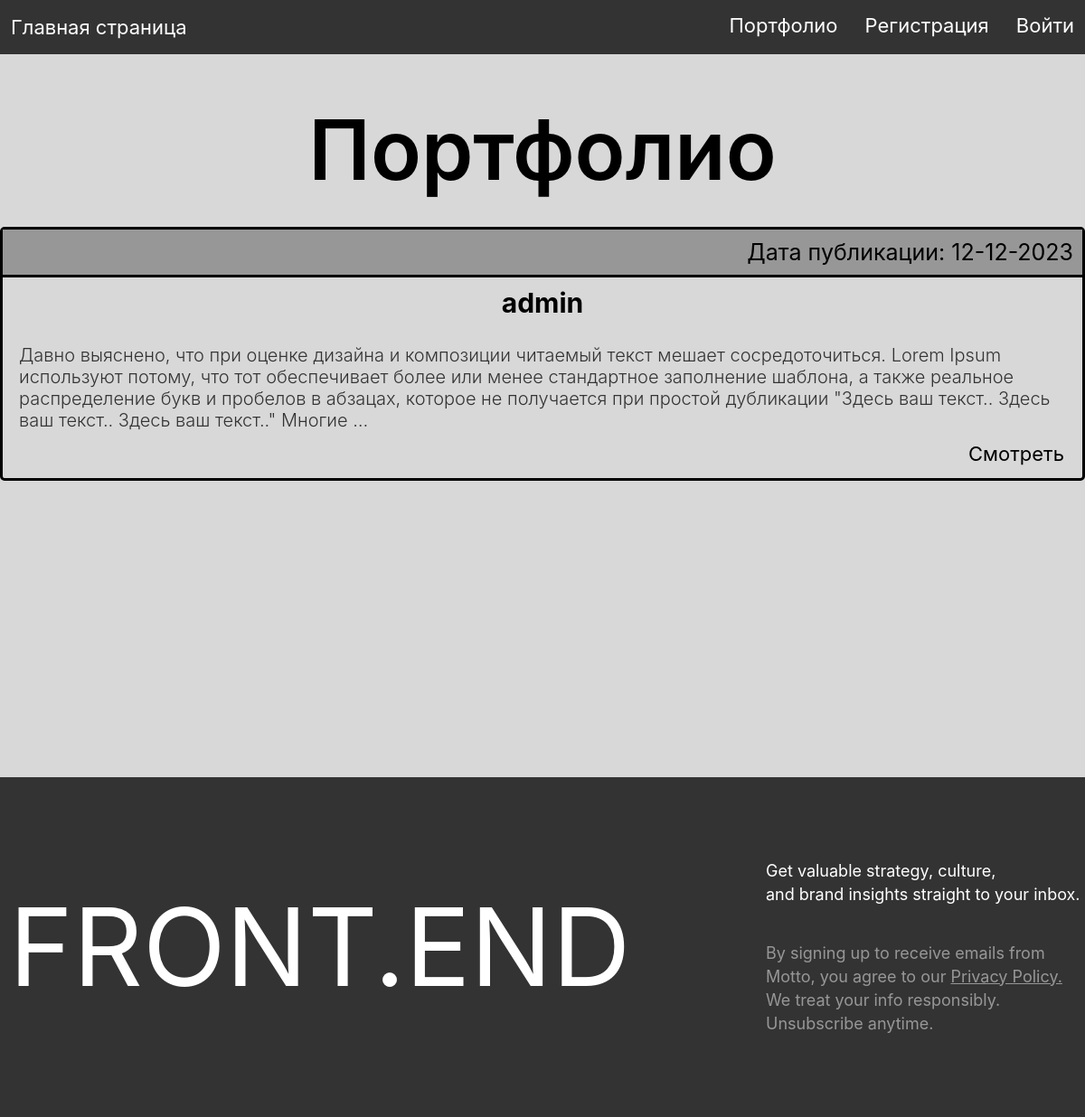
/portfolio/, run on an earlier commit of the app's database.
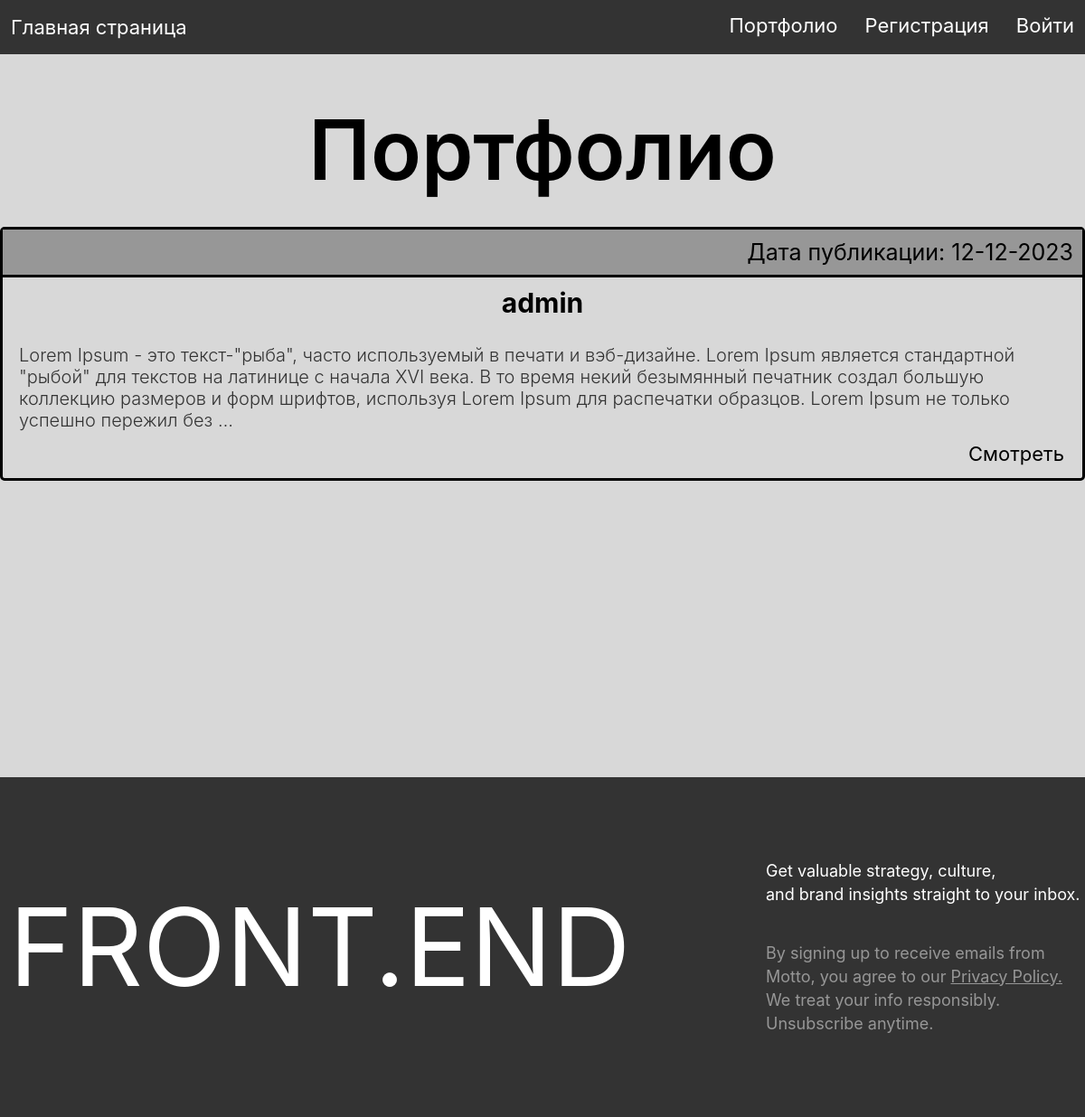
And on a later commit of the database.
### people/models.py (models this page shows, shortened)
class Portfolio(models.Model):
    user = models.OneToOneField(User, on_delete=models.CASCADE)
    slug = models.SlugField(max_length=255, unique=True, db_index=True, verbose_name="URL")
    creation_date = models.DateField(auto_now_add=True)
    update_date = models.DateField(auto_now=True)
    description = models.TextField(max_length=765)
    skills = models.CharField(max_length=255)
    photo_1 = models.ImageField(upload_to='portfolio/%Y/%m/%d/', blank=True, null=True)
    link_1 = models.URLField(blank=True)
    photo_2 = models.ImageField(upload_to='portfolio/%Y/%m/%d/', blank=True, null=True)
    link_2 = models.URLField(blank=True)
    photo_3 = models.ImageField(upload_to='portfolio/%Y/%m/%d/', blank=True, null=True)
    link_3 = models.URLField(blank=True)
    photo_4 = models.ImageField(upload_to='portfolio/%Y/%m/%d/', blank=True, null=True)
    link_4 = models.URLField(blank=True)
    photo_5 = models.ImageField(upload_to='portfolio/%Y/%m/%d/', blank=True, null=True)
    link_5 = models.URLField(blank=True)
    photo_6 = models.ImageField(upload_to='portfolio/%Y/%m/%d/', blank=True, null=True)
    link_6 = models.URLField(blank=True)
    photo_7 = models.ImageField(upload_to='portfolio/%Y/%m/%d/', blank=True, null=True)
    link_7 = models.URLField(blank=True)
    photo_8 = models.ImageField(upload_to='portfolio/%Y/%m/%d/', blank=True, null=True)
    link_8 = models.URLField(blank=True)
    def get_absolute_url(self):
        return reverse('portfolio_slug', kwargs={'portfolio_slug': self.pk})
    class Meta:
        verbose_name = 'Портфолио'
        verbose_name_plural = 'Портфолио'
        ordering = ['-creation_date', 'user']

### people/views.py (the view)
# urls.py: path('portfolio/', portfolio, name='portfolio'),
def portfolio(request):
    posts = Portfolio.objects.all()
    data = {
        'menu': menu,
        'title': 'Портфолио',
        'posts': posts
    }
    return render(request, 'people/portfolio.html', context=data)

### people/templates/people/portfolio.html (shortened to what this page needs)
{% extends 'people/base.html' %}
{% block content_css %}
{% load static %}
<link rel="stylesheet" type="text/css" href=" {% static 'people/css/portfolio.css' %}">
{% endblock %}
{% block content %}
     <div class="portfolio-container">
        <h1>{{title}}</h1>
         <div class="frame">
        <ul class="list-articles">
        {% for p in posts %}
            <li>
                <div class="article-panel">
                    <p class="last">Дата публикации: {{p.creation_date|date:"d-m-Y"}}</p>
                </div>
                    <h2>{{p.user}}</h2>
            <div class="text-description">
                {% autoescape on %}
                {{p.description|linebreaks|truncatewords:50}}
                {% endautoescape %}
            </div>
                <div class="clear">
                    <a class="look" href="{{ p.get_absolute_url }}">Смотреть</a>
                </div>
                </li>
        {% endfor %}
        </ul>
        </div>
     </div>
{% endblock %}

What changed in the data, as far as the page shows it:
removed Portfolio: creation_date "12-12-2023", user "admin", description "Давно выяснено, что при оценке дизайна и композиции читаемый текст мешает сосредоточиться. Lorem Ipsum используют потому, что тот обеспечивает более или менее стандартное заполнение шаблона, а также реальное распределение букв и пробелов в абзацах, которое не получается при простой дубликации \"Здесь ваш текст.. Здесь ваш текст.. Здесь ваш текст..\" Многие …"
added Portfolio: creation_date "12-12-2023", user "admin", description "Lorem Ipsum - это текст-\"рыба\", часто используемый в печати и вэб-дизайне. Lorem Ipsum является стандартной \"рыбой\" для текстов на латинице с начала XVI века. В то время некий безымянный печатник создал большую коллекцию размеров и форм шрифтов, используя Lorem Ipsum для распечатки образцов. Lorem Ipsum не только успешно пережил без …"
